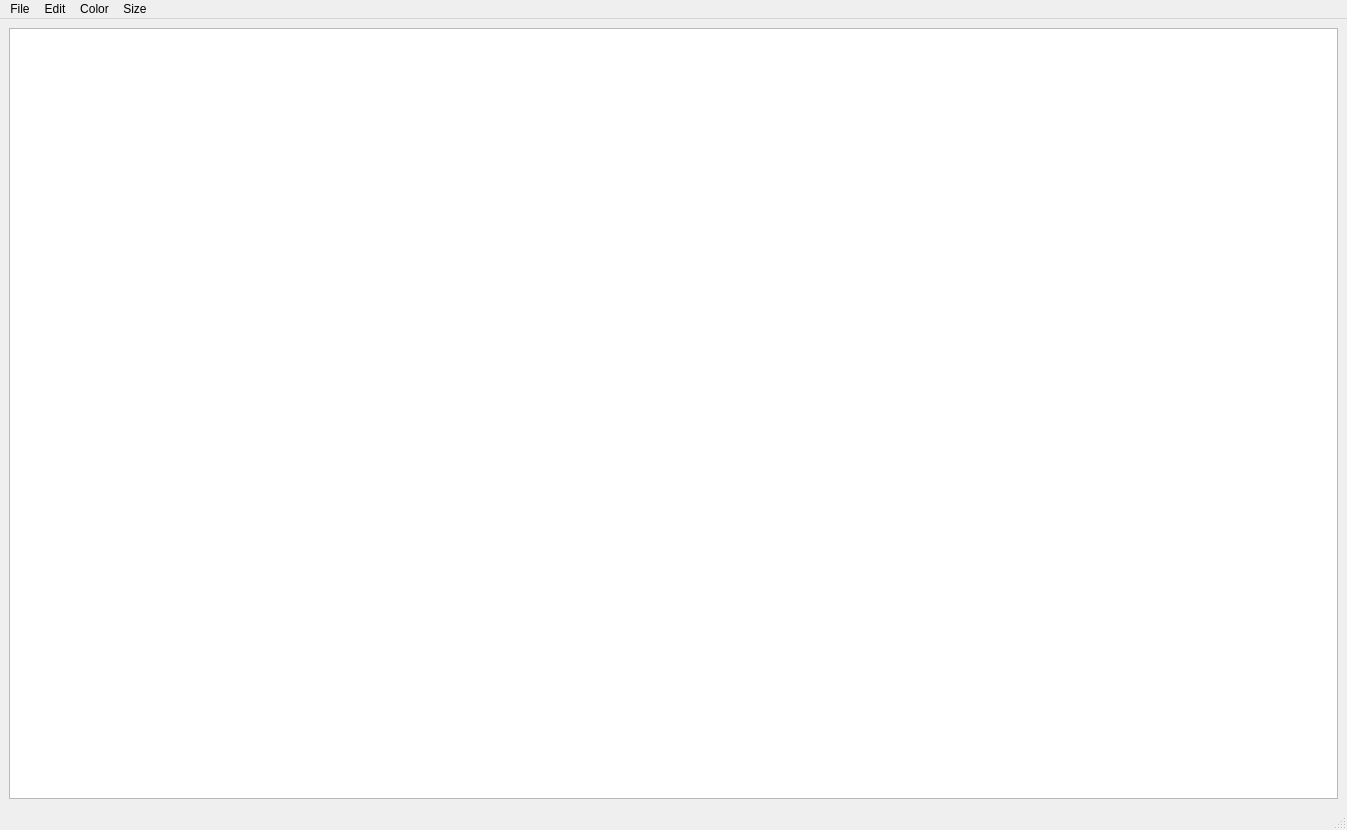
<?xml version="1.0" encoding="UTF-8"?>
<ui version="4.0">
 <class>form1</class>
 <widget class="QMainWindow" name="form1">
  <property name="geometry">
   <rect>
    <x>0</x>
    <y>0</y>
    <width>1347</width>
    <height>830</height>
   </rect>
  </property>
  <property name="windowTitle">
   <string>Notepad</string>
  </property>
  <widget class="QWidget" name="centralwidget">
   <layout class="QHBoxLayout" name="horizontalLayout">
    <item>
     <widget class="QTextEdit" name="te1">
      <property name="font">
       <font>
        <family>Times New Roman</family>
        <pointsize>11</pointsize>
       </font>
      </property>
     </widget>
    </item>
   </layout>
  </widget>
  <widget class="QMenuBar" name="menubar">
   <property name="geometry">
    <rect>
     <x>0</x>
     <y>0</y>
     <width>1347</width>
     <height>26</height>
    </rect>
   </property>
   <widget class="QMenu" name="menuFile">
    <property name="title">
     <string>File</string>
    </property>
    <addaction name="miNew"/>
    <addaction name="actionOpen"/>
    <addaction name="actionSave"/>
    <addaction name="separator"/>
    <addaction name="actionExit"/>
   </widget>
   <widget class="QMenu" name="menuEdit">
    <property name="title">
     <string>Edit</string>
    </property>
    <addaction name="actionCut"/>
    <addaction name="actionCopy"/>
    <addaction name="actionPaste"/>
    <addaction name="separator"/>
    <addaction name="actionUndo"/>
    <addaction name="actionRedo"/>
   </widget>
   <widget class="QMenu" name="menuColor">
    <property name="title">
     <string>Color</string>
    </property>
    <addaction name="actionBlue"/>
    <addaction name="actionRed"/>
    <addaction name="actionBlack"/>
    <addaction name="actionBrown"/>
    <addaction name="actionYellow"/>
    <addaction name="actionOrange"/>
    <addaction name="actionViolet"/>
   </widget>
   <widget class="QMenu" name="menuSize">
    <property name="title">
     <string>Size</string>
    </property>
    <addaction name="action1"/>
    <addaction name="action2"/>
    <addaction name="action3"/>
    <addaction name="action4"/>
    <addaction name="action5"/>
    <addaction name="action6"/>
    <addaction name="action7"/>
    <addaction name="action8"/>
    <addaction name="action9"/>
    <addaction name="action10"/>
    <addaction name="action11"/>
    <addaction name="action12"/>
    <addaction name="action13"/>
    <addaction name="action14"/>
    <addaction name="action15"/>
    <addaction name="action16"/>
    <addaction name="action17"/>
    <addaction name="action18"/>
    <addaction name="action19"/>
    <addaction name="action20"/>
   </widget>
   <addaction name="menuFile"/>
   <addaction name="menuEdit"/>
   <addaction name="menuColor"/>
   <addaction name="menuSize"/>
  </widget>
  <widget class="QStatusBar" name="statusbar"/>
  <action name="miNew">
   <property name="text">
    <string>New</string>
   </property>
   <property name="shortcut">
    <string>Ctrl+N</string>
   </property>
  </action>
  <action name="actionOpen">
   <property name="text">
    <string>Open</string>
   </property>
   <property name="shortcut">
    <string>Ctrl+O</string>
   </property>
  </action>
  <action name="actionSave">
   <property name="text">
    <string>Save</string>
   </property>
   <property name="shortcut">
    <string>Ctrl+S</string>
   </property>
  </action>
  <action name="actionExit">
   <property name="text">
    <string>Exit</string>
   </property>
   <property name="shortcut">
    <string>Ctrl+E</string>
   </property>
  </action>
  <action name="actionCut">
   <property name="text">
    <string>Cut</string>
   </property>
   <property name="shortcut">
    <string>Ctrl+X</string>
   </property>
  </action>
  <action name="actionCopy">
   <property name="text">
    <string>Copy</string>
   </property>
   <property name="shortcut">
    <string>Ctrl+C</string>
   </property>
  </action>
  <action name="actionPaste">
   <property name="text">
    <string>Paste</string>
   </property>
   <property name="shortcut">
    <string>Ctrl+V</string>
   </property>
  </action>
  <action name="actionBlue">
   <property name="text">
    <string>Blue</string>
   </property>
  </action>
  <action name="actionRed">
   <property name="text">
    <string>Red</string>
   </property>
  </action>
  <action name="actionBlack">
   <property name="text">
    <string>Black</string>
   </property>
  </action>
  <action name="actionBrown">
   <property name="text">
    <string>Brown</string>
   </property>
  </action>
  <action name="actionYellow">
   <property name="text">
    <string>Yellow</string>
   </property>
  </action>
  <action name="actionOrange">
   <property name="text">
    <string>Orange</string>
   </property>
  </action>
  <action name="actionViolet">
   <property name="text">
    <string>Violet</string>
   </property>
  </action>
  <action name="actionUndo">
   <property name="text">
    <string>Undo</string>
   </property>
   <property name="shortcut">
    <string>Ctrl+Z</string>
   </property>
  </action>
  <action name="actionRedo">
   <property name="text">
    <string>Redo</string>
   </property>
   <property name="shortcut">
    <string>Ctrl+Y</string>
   </property>
  </action>
  <action name="action1">
   <property name="text">
    <string>1</string>
   </property>
  </action>
  <action name="action2">
   <property name="text">
    <string>2</string>
   </property>
  </action>
  <action name="action3">
   <property name="text">
    <string>3</string>
   </property>
  </action>
  <action name="action4">
   <property name="text">
    <string>4</string>
   </property>
  </action>
  <action name="action5">
   <property name="text">
    <string>5</string>
   </property>
  </action>
  <action name="action6">
   <property name="text">
    <string>6</string>
   </property>
  </action>
  <action name="action7">
   <property name="text">
    <string>7</string>
   </property>
  </action>
  <action name="action8">
   <property name="text">
    <string>8</string>
   </property>
  </action>
  <action name="action9">
   <property name="text">
    <string>9</string>
   </property>
  </action>
  <action name="action10">
   <property name="text">
    <string>10</string>
   </property>
  </action>
  <action name="action11">
   <property name="text">
    <string>11</string>
   </property>
  </action>
  <action name="action12">
   <property name="text">
    <string>12</string>
   </property>
  </action>
  <action name="action13">
   <property name="text">
    <string>13</string>
   </property>
  </action>
  <action name="action14">
   <property name="text">
    <string>14</string>
   </property>
  </action>
  <action name="action15">
   <property name="text">
    <string>15</string>
   </property>
  </action>
  <action name="action16">
   <property name="text">
    <string>16</string>
   </property>
  </action>
  <action name="action17">
   <property name="text">
    <string>17</string>
   </property>
  </action>
  <action name="action18">
   <property name="text">
    <string>18</string>
   </property>
  </action>
  <action name="action19">
   <property name="text">
    <string>19</string>
   </property>
  </action>
  <action name="action20">
   <property name="text">
    <string>20</string>
   </property>
  </action>
 </widget>
 <resources/>
 <connections/>
</ui>
